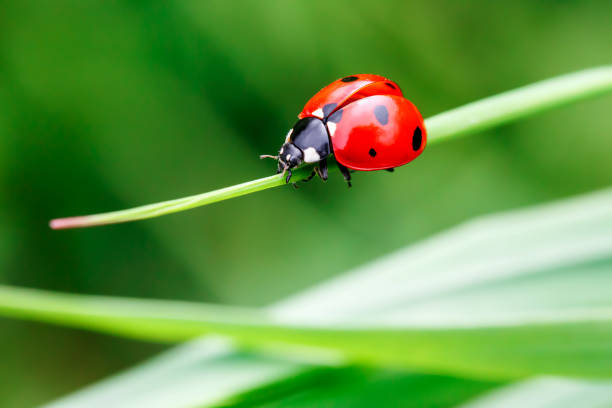
#> input picture ladybug.jpg, 612 x 408 px
$ jupyter execute 'K_Means Clustering for Image Segementation.ipynb'
#> lines starting #> are read from the running program, lines starting #| are printed output that depends on the picture
[cell 1]
from skimage import io
from sklearn.cluster import KMeans
import numpy as np
import matplotlib.pyplot as plt

[cell 2]
# Load the image
image = io.imread('ladybug.jpg')
#> image is the input picture: shape (408, 612, 3); mean R, G, B 98, 149.3, 68.9

[cell 3]
# Show the original image
plt.figure(figsize=(6, 6))
plt.imshow(image)
plt.title('Original Image')
plt.axis('off')
plt.show()

# Reshape the image
rows, cols, channels = image.shape
#> rows = 408; cols = 612; channels = 3
image_reshaped = image.reshape(rows * cols, channels)

For K = 8

[cell 4]
# Apply K-means clustering with K = 8
kmeans_8 = KMeans(n_clusters=8, random_state=42)
kmeans_8.fit(image_reshaped)

# Get the labels and cluster centers
labels_8 = kmeans_8.labels_
centers_8 = kmeans_8.cluster_centers_.astype(np.uint8)

[cell 5]
print("Labels Are: ",labels_8)

[cell 6]
print("Centers Are: ",centers_8)

[cell 7]
# Create the compressed image
compressed_image_8 = centers_8[labels_8].reshape(rows, cols, channels)

[cell 8]
# Show the compressed image for K = 8
plt.figure(figsize=(6, 6))
plt.imshow(compressed_image_8)
plt.title('Compressed Image (K = 8)')
plt.axis('off')
plt.show()
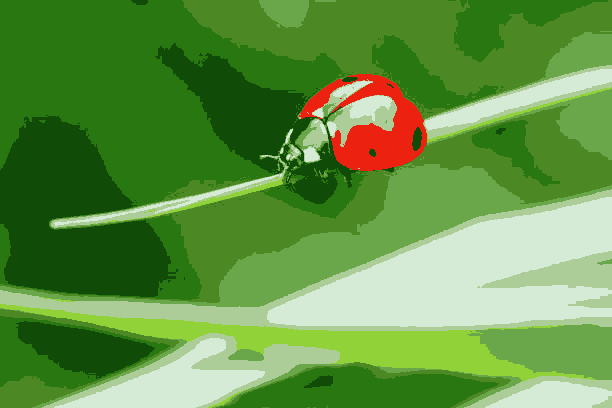
#> shown: shape (408, 612, 3); mean R, G, B 97.6, 148.9, 68.6

For K = 16

[cell 9]
# Apply K-means clustering with K = 16
kmeans_16 = KMeans(n_clusters=16, random_state=42)
kmeans_16.fit(image_reshaped)

# Get the labels and cluster centers
labels_16 = kmeans_16.labels_
print("Labels Are: ",labels_16)

centers_16 = kmeans_16.cluster_centers_.astype(np.uint8)
print("Centers Are: ",centers_16)

# Create the compressed image
compressed_image_16 = centers_16[labels_16].reshape(rows, cols, channels)

[cell 10]
# Show the compressed image for K = 16
plt.figure(figsize=(6, 6))
plt.imshow(compressed_image_16)
plt.title('Compressed Image (K = 16)')
plt.axis('off')
plt.show()
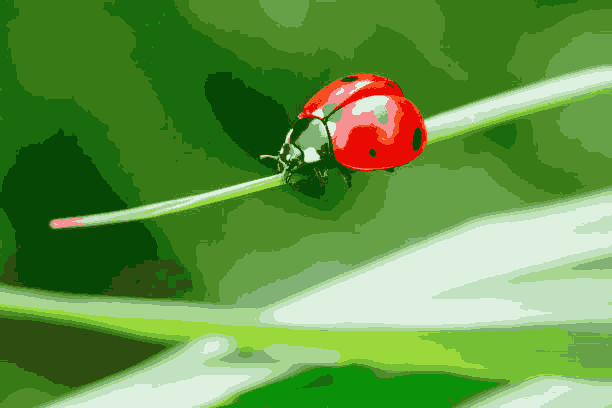
#> shown: shape (408, 612, 3); mean R, G, B 97.6, 148.9, 68.6

For K = 32

[cell 11]
# Apply K-means clustering with K = 32
kmeans_32 = KMeans(n_clusters=32, random_state=42)
kmeans_32.fit(image_reshaped)

# Get the labels and cluster centers
labels_32 = kmeans_32.labels_
centers_32 = kmeans_32.cluster_centers_.astype(np.uint8)

# Create the compressed image
compressed_image_32 = centers_32[labels_32].reshape(rows, cols, channels)

print("Labels Are: ",labels_32)
print("Centers Are: ",centers_32)

[cell 12]
# Show the compressed image for K = 32
plt.figure(figsize=(6, 6))
plt.imshow(compressed_image_32)
plt.title('Compressed Image (K = 32)')
plt.axis('off')
plt.show()
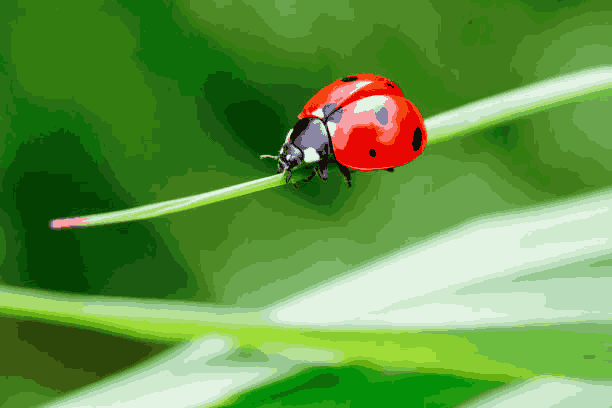
#> shown: shape (408, 612, 3); mean R, G, B 97.5, 148.9, 68.4
